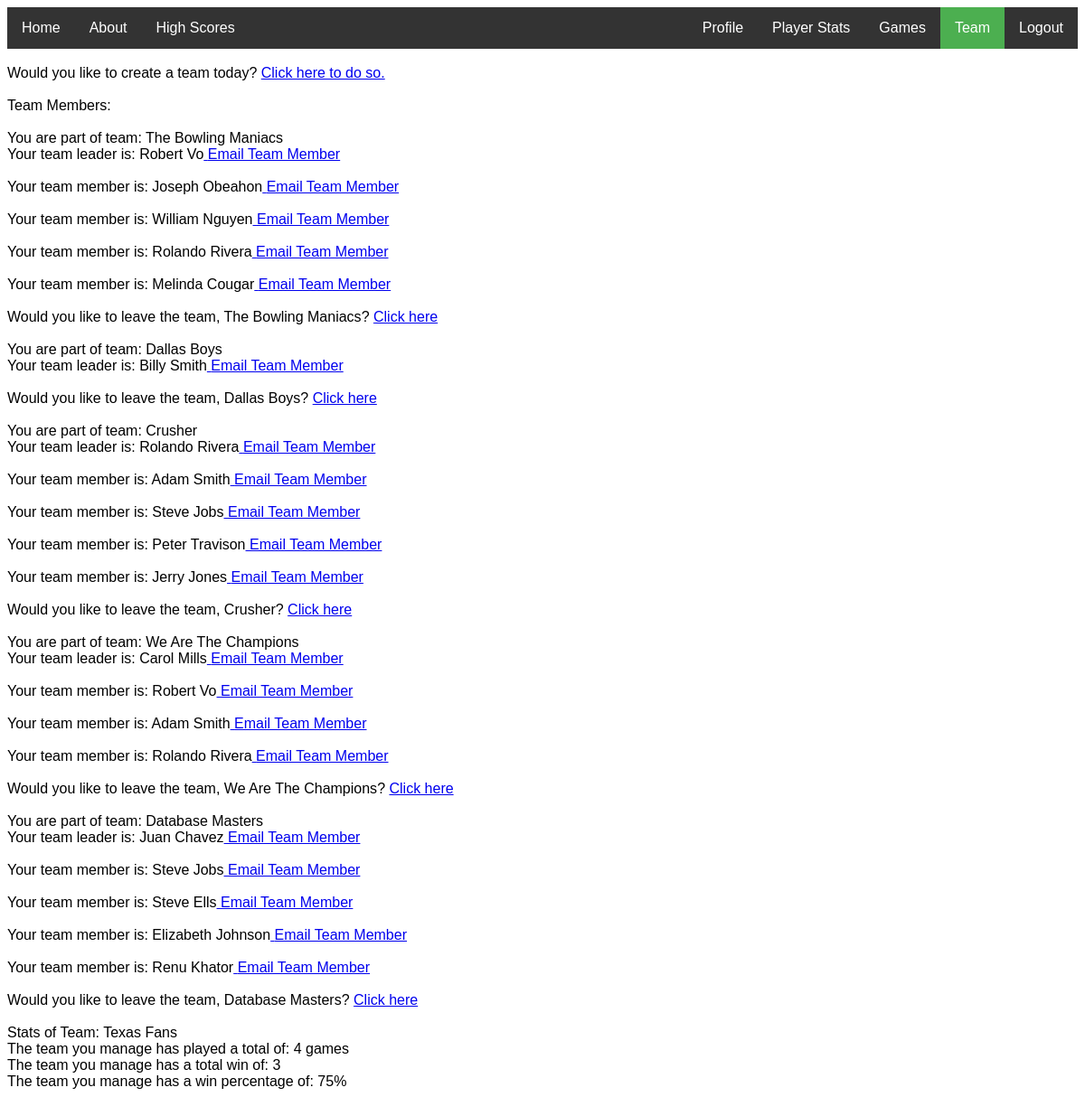
Screenshot of /team.php (signed in) with the database file from the repository.
### tables this page shows
CREATE TABLE Team (
  Team_ID             INT             PRIMARY KEY AUTO_INCREMENT,
  Name                VARCHAR(50)	    NOT NULL,
  Leader              INT			        NOT NULL,
  Date_Created        DATETIME,
  Game_Count          INT			        DEFAULT 0,
  Win_Count           INT			        DEFAULT 0,
  Player_1	          INT             NULL,
  Player_2	          INT             NULL,
  Player_3	          INT             NULL,
  Player_4	          INT             NULL,
  Player_5	          INT             NULL,
  Date_Added          DATETIME,
  Last_Date_Modified  DATETIME,
  FOREIGN KEY    (Leader)       REFERENCES Players(Player_ID)
    ON DELETE RESTRICT,
  FOREIGN KEY    (Player_1)     REFERENCES Players(Player_ID)
    ON DELETE RESTRICT,
  FOREIGN KEY    (Player_2)     REFERENCES Players(Player_ID)
    ON DELETE RESTRICT,
  FOREIGN KEY    (Player_3)     REFERENCES Players(Player_ID)
    ON DELETE RESTRICT,
  FOREIGN KEY    (Player_4)     REFERENCES Players(Player_ID)
    ON DELETE RESTRICT,
  FOREIGN KEY    (Player_5)     REFERENCES Players(Player_ID)
    ON DELETE RESTRICT,
  CHECK (Game_Count >= 0),
  CHECK (Win_Count >= 0)
);

### public_html/team.php (the view, shortened to what this page needs)
<?php
function createPlayersArray()
{
    $conn = connectToDatabase();
    $sql = "SELECT First_Name, Last_Name, Player_ID from Players";
    $result = $conn->query($sql);
    $teams = array();
    if ($result->num_rows > 0) {
        while ($row = $result->fetch_assoc()) {
            $teams[$row['Player_ID']] = $row['First_Name'] . ' ' . $row['Last_Name'];
        }
    } else {
        echo "0 results";
    }
    return $teams;
}
?>
<?php
function createPlayerEmailArray()
{
    $conn = connectToDatabase();
    $sql = "SELECT Email, Player_ID from Players";
    $result = $conn->query($sql);
    $teams = array();
    if ($result->num_rows > 0) {
        while ($row = $result->fetch_assoc()) {
            $teams[$row['Player_ID']] = $row['Email'];
        }
    } else {
        echo "0 results";
    }
    return $teams;
}
?>
<?php
if (!isset($_SESSION["sess_user"]))
{
    header("location:loginForm.php");
}
else
{
    ?>
    <!doctype html>
    <html>
    <head>
        <link rel="stylesheet" type="text/css" href="index.css">
        <link rel="stylesheet" type="text/css"
              href="loginAndRegistrationForm.css">
        <link rel="stylesheet" type="text/css" href="team.css">
    </head>
    <body>
    <?php
    include 'menuBar.php';
    generateMenuBar(basename(__FILE__));
    $conn = connectToDatabase();
    ?>
    <br>Would you like to create a team today? <a href="createTeam.php">Click here to do so.</a>
    <div id="id"><br>Team Members:</div>
    </body>
    </html>
    <?php
    $user = $_SESSION['sess_user'];
    $query1 = "SELECT * FROM players WHERE Email = '$user'";
    $result = $conn->query($query1);
    $numrows = $result->num_rows;
    if($numrows != 0){
        while ($row = mysqli_fetch_assoc($result)){
            $playerid = $row['Player_ID'];
        }
    }
    $query1 = "SELECT * FROM team WHERE Player_1 = '$playerid' OR
Player_2 = '$playerid' OR Player_3 = '$playerid' OR Player_4 =
'$playerid' OR Player_5 = '$playerid'";
    $result = $conn->query($query1);
    $numrows = $result->num_rows;
    if($numrows != 0) {
        while ($row = mysqli_fetch_assoc($result)) {
            $teamname = $row['Name'];
            $teamMember1 = $row['Leader'];
            $teamMember2 = $row['Player_1'];
            $teamMember3 = $row['Player_2'];
            $teamMember4 = $row['Player_3'];
            $teamMember5 = $row['Player_4'];
            $teamMember6 = $row['Player_5'];
            $teamID = $row['Team_ID'];
            $teams = createPlayersArray();
            $allEmails = createPlayerEmailArray();
            echo "<br> You are part of team: ". $teamname;
            if($teamMember1 and $teamMember1 != $playerid) {
                if($teamMember1 == $playerid) {
                    $yourPlayerID = 'Leader';
                }
                else {
                    echo "<br> Your team leader is: " . $teams[$teamMember1];
                    echo "<a href='mailto:".$allEmails[$teamMember1]."'> Email Team Member</a></br>";
                }
            }
            if($teamMember2) {
                if($teamMember2 == $playerid) {
                    $yourPlayerID = 'Player_1';
                }
                else {
                    echo "<br> Your team member is: " . $teams[$teamMember2];
                    echo "<a href='mailto:".$allEmails[$teamMember2]."'> Email Team Member</a></br>";
                }
            }
            if($teamMember3) {
                if($teamMember3 == $playerid) {
                    $yourPlayerID = 'Player_2';
                }
                else {
                    echo "<br> Your team member is: " . $teams[$teamMember3];
                    echo "<a href='mailto:".$allEmails[$teamMember3]."'> Email Team Member</a></br>";
                }
            }
            if($teamMember4) {
                if($teamMember4 == $playerid) {
                    $yourPlayerID = 'Player_3';
                }
                else {
                    echo "<br> Your team member is: " . $teams[$teamMember4];
                    echo "<a href='mailto:".$allEmails[$teamMember4]."'> Email Team Member</a></br>";
                }
            }
            if($teamMember5) {
                if($teamMember5 == $playerid) {
                    $yourPlayerID = 'Player_4';
                }
                else {
                    echo "<br> Your team member is: " . $teams[$teamMember5];
                    echo "<a href='mailto:".$allEmails[$teamMember5]."'> Email Team Member</a></br>";
                }
            }
            if($teamMember6) {
                if($teamMember6 == $playerid) {
                    $yourPlayerID = 'Player_5';
                }
                else {
                    echo "<br> Your team member is: " . $teams[$teamMember6];
                    echo "<a href='mailto:".$allEmails[$teamMember6]."'> Email Team Member</a></br>";
                }
            }
            echo 'Would you like to leave the team, ' . $teamname . '? ';
            $preparedGetQuery = '?teamID=' . $teamID . '&player=' . $yourPlayerID;
            echo '<a href=leaveTeam.php' . $preparedGetQuery . '>';
            echo 'Click here</a><br>';
        }
    }
    $query1 = "SELECT * FROM players WHERE Email = '$user'";
    $result = $conn->query($query1);
    $numrows = $result->num_rows;
    if($numrows != 0){
        while ($row = mysqli_fetch_assoc($result)){
            $playerid = $row['Player_ID'];
        }
    }
    $query2 = "SELECT * FROM team WHERE Leader = '$playerid'";
    $result = $conn->query($query2);
    $numrows = $result->num_rows;
    if($numrows != 0){
        $result = $conn->query($query2);
        $numrows = $result->num_rows;
        if($numrows != 0){
            while ($row = mysqli_fetch_assoc($result)){
                $teamname = $row['Name'];
                $gamecount = $row['Game_Count'];
                $teamwin = $row['Win_Count'];
                if($gamecount == 0) {
                    $percentage = 0;
                }
                else {
                    $percentage =  ($teamwin / $gamecount) * 100;
                }
                echo "<br> Stats of Team: ". $teamname;
                echo "<br> The team you manage has played a total of: ". $gamecount, ' games';
                echo "<br> The team you manage has a total win of: ". $teamwin;
                echo "<br> The team you manage has a win percentage of: ". $percentage, '%', "<br>";
            }
        }
    }
    else{
        echo "<br>Not a team leader, no access is given to team stats";
    }
}
?>

### public_html/menuBar.php (shortened to what this page needs)
<link rel="stylesheet" type="text/css" href="index.css">
<?php
if(isset($_SESSION['sess_user'])){
    function generateMenuBar($currentPage)
    {
        echo '<ul>';
        if ($currentPage == "index.php") {
            echo '<li><a class="active" href="index.php">Home</a></li>';
        } else {
            echo '<li><a href="index.php">Home</a></li>';
        }
        if ($currentPage == "about.php") {
            echo '<li><a class="active" href="about.php">About</a></li>';
        } else {
            echo '<li><a href="about.php">About</a></li>';
        }
        if ($currentPage == "logout.php") {
            echo '<li style="float:right"><a class="active" href="logout.php">Logout</a></li>';
        } else {
            echo '<li style="float:right"><a href="logout.php">Logout</a></li>';
        }
        if ($_SESSION['user_role']) {
            $auditPages = array();
            $auditPages[] = "audit.php";
            $auditPages[] = "runAudit.php";
            $auditPages[] = "updateRow.php";
            $auditPages[] = "updated.php";
            $auditPages[] = "createRow.php";
            $auditPages[] = "created.php";
            if (in_array($currentPage, $auditPages)) {
                echo '<li style="float:right"><a class="active" href="audit.php">Audit</a></li>';
            } else {
                echo '<li style="float:right"><a href="audit.php">Audit</a></li>';
            }
        }
        else {
            if ($currentPage == "scores.php") {
                echo '<li><a class="active" href="scores.php">High Scores</a></li>';
            } else {
                echo '<li><a href="scores.php">High Scores</a></li>';
            }
            if ($currentPage == "team.php" or $currentPage == "leaveTeam.php") {
                echo '<li style="float:right"><a class="active" href="team.php">Team</a></li>';
            } else {
                echo '<li style="float:right"><a href="team.php">Team</a></li>';
            }
            if ($currentPage == "games.php" or $currentPage == "createGame.php" or $currentPage == "runCreateGame.php" or $currentPage == "viewGame.php" or $currentPage == "viewFrame.php") {
                echo '<li style="float:right"><a class="active" href="games.php">Games</a></li>';
            } else {
                echo '<li style="float:right"><a href="games.php">Games</a></li>';
            }
            if ($currentPage == "statistics.php") {
                echo '<li style="float:right"><a class="active" href="statistics.php">Player Stats</a></li>';
            } else {
                echo '<li style="float:right"><a href="statistics.php">Player Stats</a></li>';
            }
        }
        if ($currentPage == "loginSuccessful.php") {
            echo '<li style="float:right"><a class="active" href="loginSuccessful.php">Profile</a></li>';
        } else {
            echo '<li style="float:right"><a href="loginSuccessful.php">Profile</a></li>';
        }
        echo '</ul>';
    }
}
?>

### public_html/index.css (style rules this page uses)
body { font-family: "Arial"; }
ul { list-style-type: none; margin: 0; padding: 0; overflow: hidden; background-color: #333; }
li { float: left; }
li a { display: block; color: white; text-align: center; padding: 14px 16px; text-decoration: none; }
.active { background-color: #4CAF50; }

### rows the page displays
team: Name "The Bowling Maniacs", Leader "Robert Vo", Player_1 "Joseph Obeahon", Player_3 "William Nguyen", Player_4 "Rolando Rivera", Player_5 "Melinda Cougar"
team: Name "Dallas Boys", Leader "Billy Smith"
team: Name "Crusher", Leader "Rolando Rivera", Player_2 "Adam Smith", Player_3 "Steve Jobs", Player_4 "Peter Travison", Player_5 "Jerry Jones"
team: Name "We Are The Champions", Leader "Carol Mills", Player_1 "Robert Vo", Player_2 "Adam Smith", Player_4 "Rolando Rivera"
team: Name "Database Masters", Leader "Juan Chavez", Player_2 "Steve Jobs", Player_3 "Steve Ells", Player_4 "Elizabeth Johnson", Player_5 "Renu Khator"
team: Name "Texas Fans", Game_Count "4", Win_Count "3", percentage "75"
